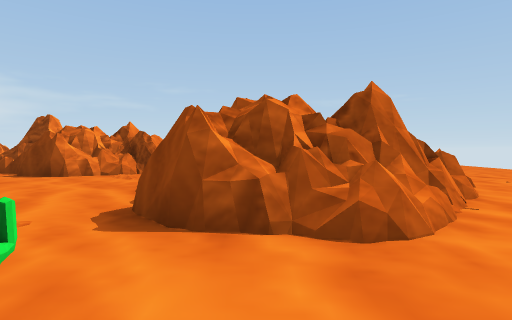
View 1 (above)

18 first-person views from a walk through a Unity game level. The camera is 1.5 m above the floor, tilts 2° down and sees 80° across. The floor is counted in squares, 2 m on a side. Each view is taken from the middle of a square. On the plan, view 1 faces up. The plan holds only what a view shows up to about 10 squares ahead; the rest is blank.

View 2
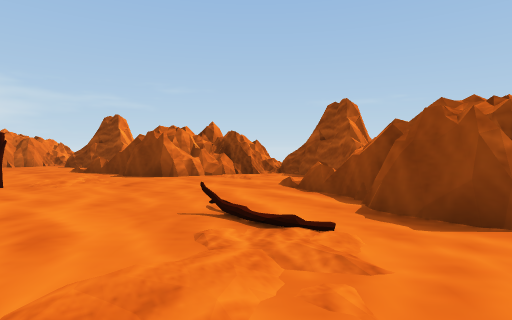

View 3
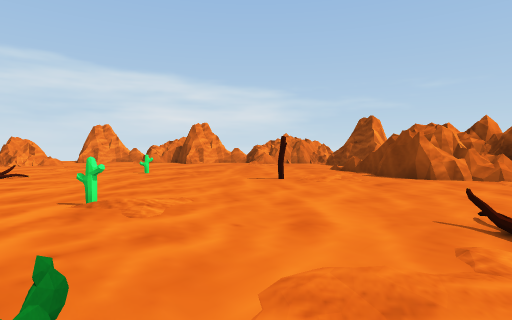

View 4
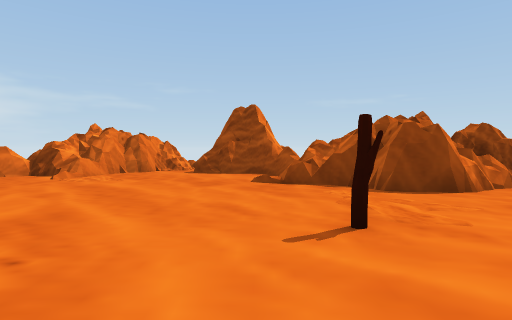

View 5
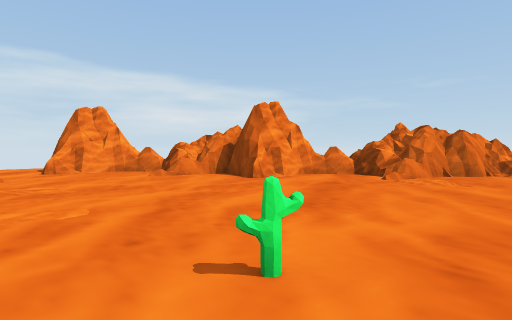

View 6
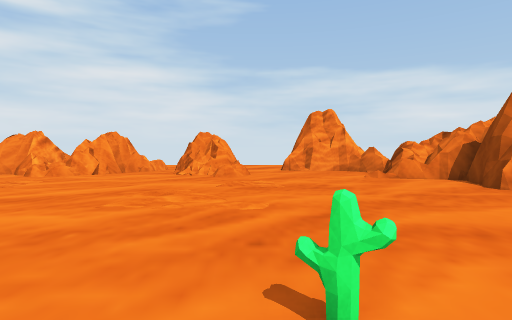

View 7
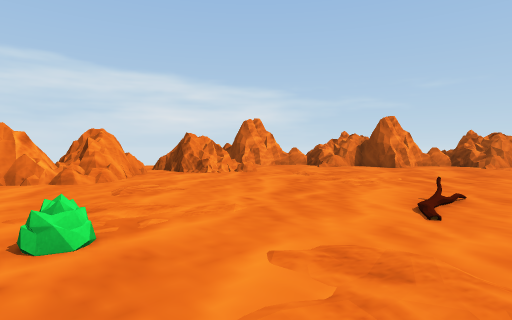

View 8
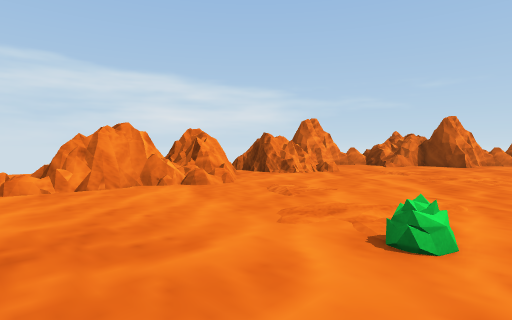

View 9
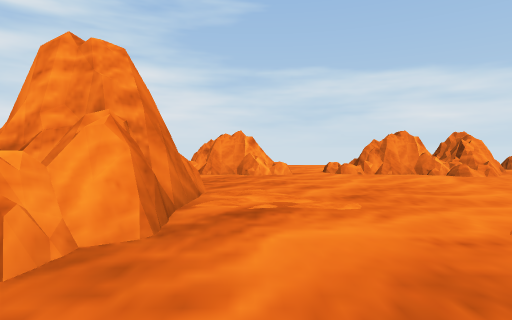

View 10
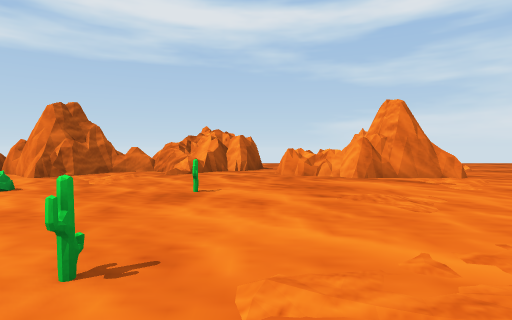

View 11
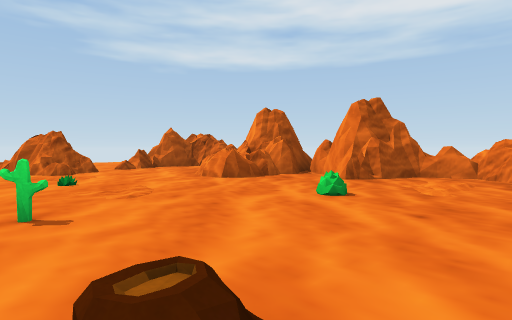

View 12
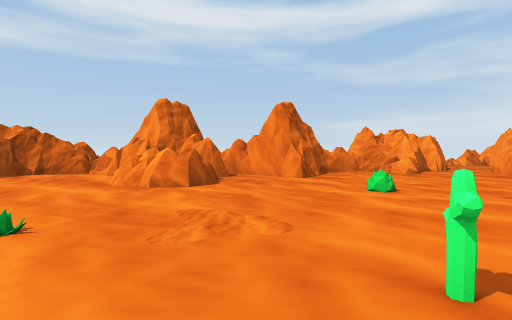

View 13
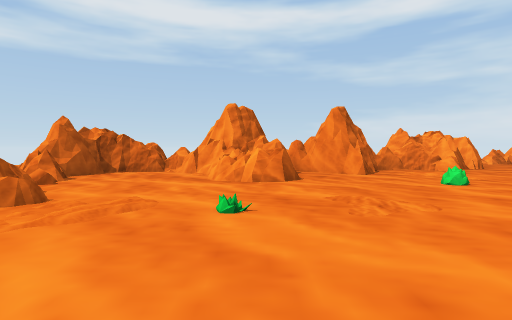

View 14
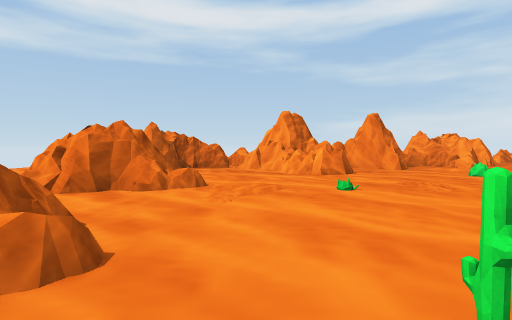

View 15
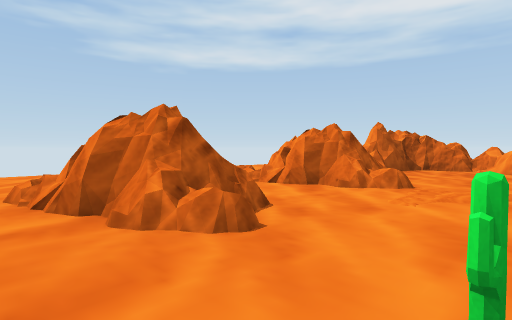

View 16
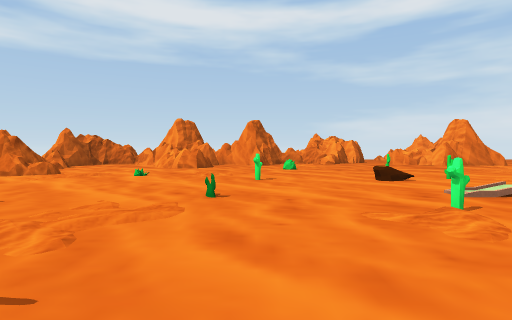

View 17
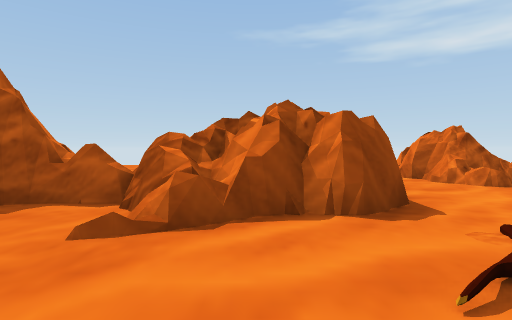

View 18
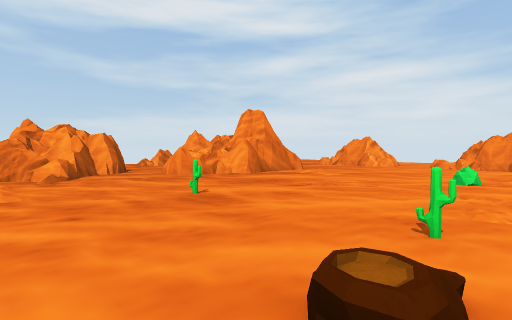

### Floor plan
Key: @ floor where view 1 was taken; # wall or solid block; . main floor; : floor 0.25 m higher than the main floor; / step, stairs or slope; = window, fence, low wall or low ledge; ^ raised ledge; C cactus; L log; B bush.
Columns run from 23 left of view 1 to 7 right of it. Each row starts with its distance up from view 1.
 15           ##
 14           ###
 13         ###.####
 12        ###.....#
 11       ##.=.....##
 10     ###.......:=#######
  9    ####.........###^..##     ..
  8   ##=..................#     ..
  7   .....................=    ..
  6 ##.............L.....=##  #=.
  5 .#....................## #=.
  4 ...........C.......L..####..
  3   ##.../............/.###..
  2   ##...............//.......
  1   ........L.....C.....C...##=..
  0  ==.........  /....C...@=##
 -1  ###......... ...........#
 -2  .=^...........L...........
 -3   ##....B....C....C.......///
 -4   ##....................=###=
 -5   #......................#
 -6   ...........C............
 -7   .=.............B...^....#
 -8   ##.../............^^=...==
 -9   ##...###..........#^#...##
-10   ##...###=#.....#######.##
-11     ..   #^^..==.####  ###
-12             ######

Where each view was taken, in squares from view 1:
view 1: 0 up, 0 right, facing up
view 2: 0 up, 3 left, facing up
view 3: 0 up, 3 left, facing up-left
view 4: 3 up, 9 left, facing up
view 5: 3 up, 11 left, facing up-left
view 6: 4 up, 11 left, facing left
view 7: 4 down, 12 left, facing up-left
view 8: 6 down, 14 left, facing up-left
view 9: 8 down, 11 left, facing left
view 10: 1 down, 11 left, facing down
view 11: 2 down, 9 left, facing down-right
view 12: 1 down, 4 left, facing down
view 13: 0 up, 2 left, facing down
view 14: 2 up, 0 right, facing down
view 15: 2 up, 1 left, facing down-right
view 16: 5 up, 5 left, facing down
view 17: 5 up, 5 left, facing right
view 18: 2 down, 7 left, facing down-left
